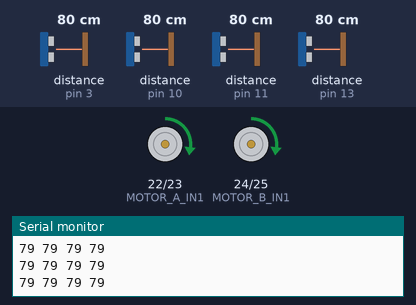
Bench run of a sketch on a simulated Arduino Mega 2560, built with avr-gcc and run on an emulated ATmega2560. On the bench: motor-driver pin pairs drawn as motors (green arrow = first pin HIGH = forward, orange = second pin HIGH = backward, longer = more drive, scaled by the enable pin), the last lines printed to the serial monitor. Wiring (inferred from the names in the program): 4 × ultrasonic range finder: trigger pin 2, echo pin 3 / trigger pin 4, echo pin 11 / trigger pin 9, echo pin 10 / trigger pin 12, echo pin 13. The test bench sets the inputs (shaded band); at power-on: distance to the obstacle (sensors on pin 3, pin 10, pin 11, pin 13) 80 cm. The echo pulse lasts 58.3 µs per cm.

Above: at 1.2 s.
1.3 s: distance to the obstacle (sensor on pin 3) set to 12 cm
4.3 s: distance to the obstacle (sensor on pin 3) set to 9 cm
At 4.42 s:
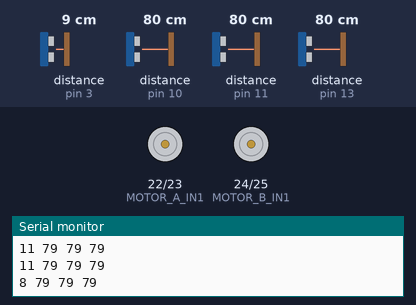
At 5.24 s:
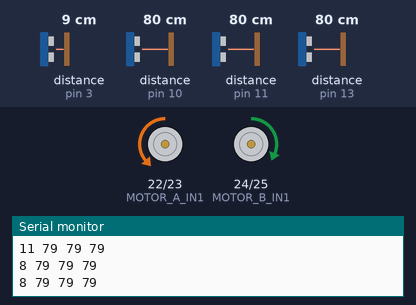
7.3 s: distance to the obstacle (sensor on pin 10) set to 10 cm
10.3 s: distance to the obstacle (sensor on pin 10) set to 7 cm
At 10.77 s:
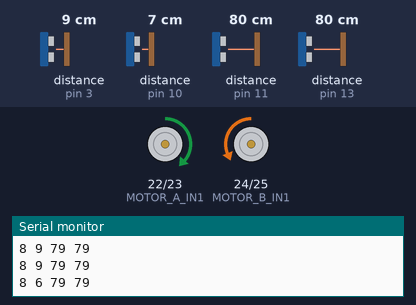
13.3 s: distance to the obstacle (sensor on pin 10) set to 9 cm
16.3 s: distance to the obstacle (sensor on pin 10) set to 2 cm
Timing chart, 0 to 20.3 s (numbered marks = the images above; inputs shaded):
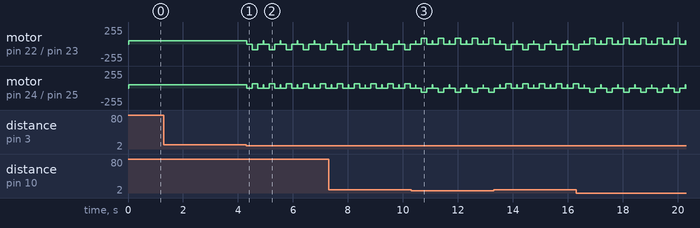

The sketch:

SubTask2.ino
```cpp
#include <Servo.h>

// Define ultrasonic sensor pins
#define FRONTL_SENSOR_TRIG 2
#define FRONTL_SENSOR_ECHO 3
#define LEFT_SENSOR_TRIG 4
#define LEFT_SENSOR_ECHO 11
#define RIGHT_SENSOR_TRIG 12
#define RIGHT_SENSOR_ECHO 13
#define FRONTR_SENSOR_TRIG 9
#define FRONTR_SENSOR_ECHO 10

// Define motor control pins
#define MOTOR_A_EN 6
#define MOTOR_B_EN 5
#define MOTOR_A_IN1 22
#define MOTOR_A_IN2 23
#define MOTOR_B_IN1 24
#define MOTOR_B_IN2 25

long leftDistance;

// Define obstacle detection thresholds
int frontObstacleThreshold = 10; // Adjust this value based on your sensors and robot
int leftObstacleThreshold = 10;  // Adjust this value based on your sensors and robot

void setup() {

  Serial.begin(9600);
  // put your setup code here, to run once:
  Serial.begin(9600);
  pinMode(FRONTL_SENSOR_TRIG, OUTPUT);
  pinMode(FRONTL_SENSOR_ECHO, INPUT);
  pinMode(FRONTR_SENSOR_TRIG, OUTPUT);
  pinMode(FRONTR_SENSOR_ECHO, INPUT);
  pinMode(LEFT_SENSOR_TRIG, OUTPUT);
  pinMode(LEFT_SENSOR_ECHO, INPUT);
  pinMode(RIGHT_SENSOR_TRIG, OUTPUT);
  pinMode(RIGHT_SENSOR_ECHO, INPUT);

  // Initialize motor control pins
  pinMode(MOTOR_A_EN, OUTPUT);
  pinMode(MOTOR_B_EN, OUTPUT);
  pinMode(MOTOR_A_IN1, OUTPUT);
  pinMode(MOTOR_A_IN2, OUTPUT);
  pinMode(MOTOR_B_IN1, OUTPUT);
  pinMode(MOTOR_B_IN2, OUTPUT);

}

long frontLeftDistance;
long frontRightDistance;
long rightDistance;


long measureDistance(int trigPin, int echoPin) {
  // Measure the distance using the ultrasonic sensor
  digitalWrite(trigPin, LOW);
  delayMicroseconds(2);
  digitalWrite(trigPin, HIGH);
  delayMicroseconds(10);
  digitalWrite(trigPin, LOW);
  long duration = pulseIn(echoPin, HIGH);
  return (duration / 2) / 29.1; // Convert the duration to centimeters
}

void moveForward() {
  // Move the robot forward
  digitalWrite(MOTOR_A_IN1, HIGH);
  digitalWrite(MOTOR_A_IN2, LOW);
  digitalWrite(MOTOR_B_IN1, HIGH);
  digitalWrite(MOTOR_B_IN2, LOW);
  analogWrite(MOTOR_A_EN, 50);
  analogWrite(MOTOR_B_EN, 50);
}

void moveBackward() {
  // Move the robot forward
  digitalWrite(MOTOR_A_IN1, LOW);
  digitalWrite(MOTOR_A_IN2, HIGH);
  digitalWrite(MOTOR_B_IN1, LOW);
  digitalWrite(MOTOR_B_IN2, HIGH);
  analogWrite(MOTOR_A_EN, 50);
  analogWrite(MOTOR_B_EN, 50);
}

void stop() {
  // Stop the robot
  digitalWrite(MOTOR_A_IN1, LOW);
  digitalWrite(MOTOR_A_IN2, LOW);
  digitalWrite(MOTOR_B_IN1, LOW);
  digitalWrite(MOTOR_B_IN2, LOW);
  //delay(1000);
}

void turnRight() {
  // Turn the robot LEFt

  digitalWrite(MOTOR_B_IN1, HIGH);
  digitalWrite(MOTOR_B_IN2, LOW);
  digitalWrite(MOTOR_A_IN1, LOW);
  digitalWrite(MOTOR_A_IN2, HIGH);
  analogWrite(MOTOR_A_EN, 85);
  analogWrite(MOTOR_B_EN,65);
}

void turnLeft() {
  // Turn the robot LEFT

  digitalWrite(MOTOR_B_IN1,LOW);
  digitalWrite(MOTOR_B_IN2, HIGH);
  digitalWrite(MOTOR_A_IN1, HIGH);
  digitalWrite(MOTOR_A_IN2, LOW);
  analogWrite(MOTOR_A_EN, 85);
  analogWrite(MOTOR_B_EN,65);
}

void loop() {
  // put your main code here, to run repeatedly:
  frontLeftDistance = measureDistance(FRONTL_SENSOR_TRIG, FRONTL_SENSOR_ECHO);
  frontRightDistance = measureDistance(FRONTR_SENSOR_TRIG, FRONTR_SENSOR_ECHO);
  leftDistance = measureDistance(LEFT_SENSOR_TRIG, LEFT_SENSOR_ECHO);
  rightDistance = measureDistance(RIGHT_SENSOR_TRIG, RIGHT_SENSOR_ECHO);

  Serial.print(frontLeftDistance);
  Serial.print(" ");
  Serial.print(frontRightDistance);
  Serial.print(" ");
  Serial.print(rightDistance);
  Serial.print(" ");
  Serial.print(leftDistance);
  Serial.println();

  if ((frontLeftDistance < frontObstacleThreshold) || (frontRightDistance < frontObstacleThreshold)) {
    if (frontLeftDistance > frontRightDistance) {
      stop();
      delay(200);
      turnLeft();
      delay(200);
      stop();
      delay(200);
    }
    else {
      stop();
      delay(200);
      turnRight();
      delay(200);
      stop();
      delay(200);
    }
  }

  if ((leftDistance < leftObstacleThreshold) || (rightDistance < leftObstacleThreshold)){
    if(leftDistance < leftObstacleThreshold){
      stop();
      delay(200);
      turnRight();
      delay(200);
      stop();
      delay(200);
    }
    else{
      stop();
      delay(200);
      turnLeft();
      delay(200);
      stop();
      delay(200);
    }

  }


    moveForward();
    // delay(500);
    // stop();
    // delay(500);
}
```

Measured:
- the behaviour switches between 11 and 10 cm on distance to the obstacle (sensor on pin 3) (found by bisection; images 0 and 1)
- the behaviour switches between 9 and 8 cm on distance to the obstacle (sensor on pin 10) (found by bisection; images 2 and 3)
